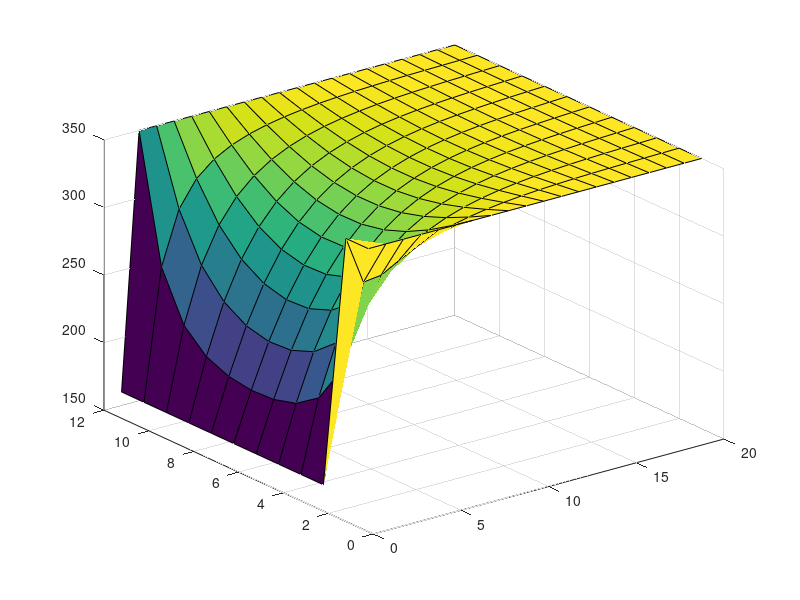

Write the MATLAB code that produced this figure.
close all
clear all

a = 25;
TLeft = 160.0; 
TRight = 350.0; 
WIDTH = 20; 
HEIGHT = 12; 
HeightLeftZone = 10; 
HeightRightZone = 7;

MAX_ITER = 10000;
eps = 0.001;
Lambda = 1.7;

h = 1;
i_max = floor(WIDTH / h);
j_max = floor(HEIGHT / h);
j_max_left = floor(HeightLeftZone / h) ;
j_min_right = j_max - ceil(HeightRightZone / h);

Temperatures = repmat(TRight, j_max, i_max);

for k = j_max - j_max_left + 1:j_max
   Temperatures(k, 1) = TLeft; 
end



deltaMax = 1 + eps;
num_iter = 0;
Temp_help = 0;

while num_iter < MAX_ITER && deltaMax > eps
    for j = 2:j_max - 1
        for i = 2:i_max -1 
            Temp_help = 0.25 * (Temperatures(j - 1, i) + Temperatures(j + 1, i) + Temperatures(j, i - 1) + Temperatures(j, i + 1));    
            Temperatures(j, i) = Temperatures(j, i) + Lambda * (Temp_help - Temperatures(j, i));
        end
    end
    num_iter = num_iter + 1; 
end

disp(Temperatures);

surf(Temperatures);